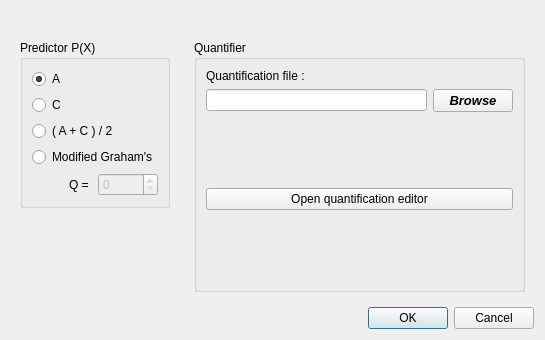
<?xml version="1.0" encoding="UTF-8"?>
<ui version="4.0">
 <class>DPCMDialog</class>
 <widget class="QDialog" name="DPCMDialog">
  <property name="geometry">
   <rect>
    <x>0</x>
    <y>0</y>
    <width>545</width>
    <height>340</height>
   </rect>
  </property>
  <property name="windowTitle">
   <string>DPCM encoding</string>
  </property>
  <layout class="QVBoxLayout" name="verticalLayout">
   <item alignment="Qt::AlignHCenter">
    <widget class="QLabel" name="micdImage">
     <property name="text">
      <string/>
     </property>
     <property name="pixmap">
      <pixmap resource="../eiimage_app_res.qrc">:/img/micd.png</pixmap>
     </property>
    </widget>
   </item>
   <item>
    <layout class="QHBoxLayout" name="horizontalLayout">
     <item>
      <widget class="QWidget" name="widget" native="true">
       <layout class="QVBoxLayout" name="verticalLayout_2">
        <item>
         <widget class="QGroupBox" name="predictorBox">
          <property name="title">
           <string>Predictor P(X)</string>
          </property>
          <layout class="QVBoxLayout" name="verticalLayout_4">
           <item>
            <widget class="QRadioButton" name="predictRadioA">
             <property name="text">
              <string>A</string>
             </property>
             <property name="checked">
              <bool>true</bool>
             </property>
            </widget>
           </item>
           <item>
            <widget class="QRadioButton" name="predictRadioC">
             <property name="text">
              <string>C</string>
             </property>
            </widget>
           </item>
           <item>
            <widget class="QRadioButton" name="predictRadioAC">
             <property name="text">
              <string>( A + C ) / 2</string>
             </property>
            </widget>
           </item>
           <item>
            <widget class="QRadioButton" name="predictRadioGraham">
             <property name="text">
              <string>Modified Graham's</string>
             </property>
            </widget>
           </item>
           <item>
            <layout class="QHBoxLayout" name="horizontalLayout_2">
             <item alignment="Qt::AlignRight">
              <widget class="QLabel" name="qLabel">
               <property name="text">
                <string>Q = </string>
               </property>
              </widget>
             </item>
             <item>
              <widget class="QSpinBox" name="qSpinBox">
               <property name="enabled">
                <bool>false</bool>
               </property>
               <property name="maximum">
                <number>255</number>
               </property>
              </widget>
             </item>
            </layout>
           </item>
          </layout>
         </widget>
        </item>
        <item>
         <spacer name="verticalSpacer">
          <property name="orientation">
           <enum>Qt::Vertical</enum>
          </property>
          <property name="sizeHint" stdset="0">
           <size>
            <width>20</width>
            <height>40</height>
           </size>
          </property>
         </spacer>
        </item>
       </layout>
      </widget>
     </item>
     <item>
      <widget class="QWidget" name="widget_2" native="true">
       <layout class="QVBoxLayout" name="verticalLayout_3">
        <item>
         <widget class="QGroupBox" name="quantifierBox">
          <property name="title">
           <string>Quantifier</string>
          </property>
          <layout class="QVBoxLayout" name="verticalLayout_5">
           <item>
            <widget class="QLabel" name="quantFileLabel">
             <property name="text">
              <string>Quantification file :</string>
             </property>
            </widget>
           </item>
           <item>
            <layout class="QHBoxLayout" name="horizontalLayout_3">
             <item>
              <widget class="QLineEdit" name="quantFileEdit"/>
             </item>
             <item>
              <widget class="QPushButton" name="quantBrowseButton">
               <property name="font">
                <font>
                 <pointsize>10</pointsize>
                 <weight>75</weight>
                 <italic>true</italic>
                 <bold>true</bold>
                </font>
               </property>
               <property name="text">
                <string>Browse</string>
               </property>
               <property name="iconSize">
                <size>
                 <width>8</width>
                 <height>8</height>
                </size>
               </property>
              </widget>
             </item>
            </layout>
           </item>
           <item>
            <spacer name="verticalSpacer_2">
             <property name="orientation">
              <enum>Qt::Vertical</enum>
             </property>
             <property name="sizeHint" stdset="0">
              <size>
               <width>20</width>
               <height>22</height>
              </size>
             </property>
            </spacer>
           </item>
           <item>
            <widget class="QPushButton" name="quantEditorButton">
             <property name="text">
              <string>Open quantification editor</string>
             </property>
            </widget>
           </item>
           <item>
            <spacer name="verticalSpacer_3">
             <property name="orientation">
              <enum>Qt::Vertical</enum>
             </property>
             <property name="sizeHint" stdset="0">
              <size>
               <width>20</width>
               <height>22</height>
              </size>
             </property>
            </spacer>
           </item>
          </layout>
         </widget>
        </item>
       </layout>
      </widget>
     </item>
    </layout>
   </item>
   <item>
    <widget class="QDialogButtonBox" name="buttonBox">
     <property name="orientation">
      <enum>Qt::Horizontal</enum>
     </property>
     <property name="standardButtons">
      <set>QDialogButtonBox::Cancel|QDialogButtonBox::Ok</set>
     </property>
    </widget>
   </item>
  </layout>
 </widget>
 <resources>
  <include location="../eiimage_app_res.qrc"/>
 </resources>
 <connections>
  <connection>
   <sender>buttonBox</sender>
   <signal>accepted()</signal>
   <receiver>DPCMDialog</receiver>
   <slot>accept()</slot>
   <hints>
    <hint type="sourcelabel">
     <x>248</x>
     <y>254</y>
    </hint>
    <hint type="destinationlabel">
     <x>157</x>
     <y>274</y>
    </hint>
   </hints>
  </connection>
  <connection>
   <sender>buttonBox</sender>
   <signal>rejected()</signal>
   <receiver>DPCMDialog</receiver>
   <slot>reject()</slot>
   <hints>
    <hint type="sourcelabel">
     <x>316</x>
     <y>260</y>
    </hint>
    <hint type="destinationlabel">
     <x>286</x>
     <y>274</y>
    </hint>
   </hints>
  </connection>
  <connection>
   <sender>predictRadioGraham</sender>
   <signal>toggled(bool)</signal>
   <receiver>qSpinBox</receiver>
   <slot>setEnabled(bool)</slot>
   <hints>
    <hint type="sourcelabel">
     <x>113</x>
     <y>224</y>
    </hint>
    <hint type="destinationlabel">
     <x>153</x>
     <y>256</y>
    </hint>
   </hints>
  </connection>
 </connections>
</ui>
